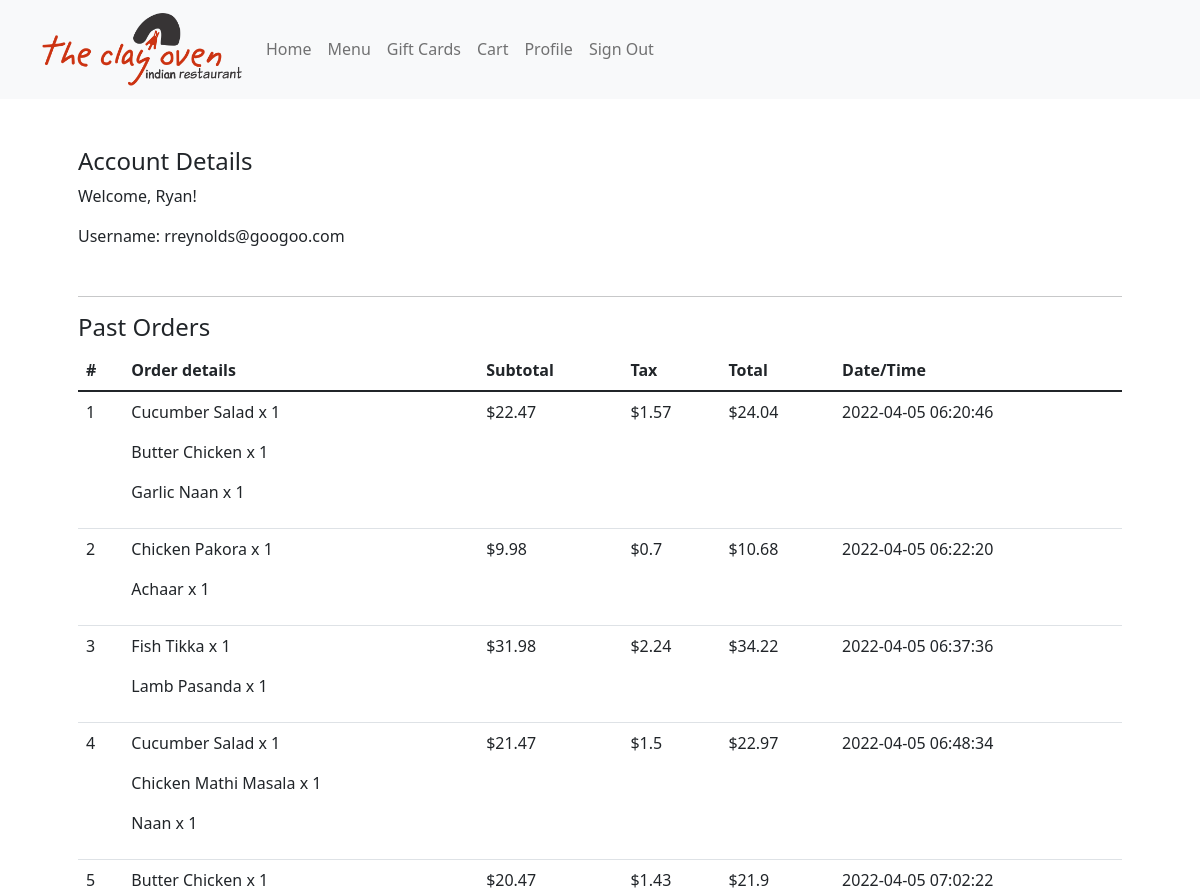
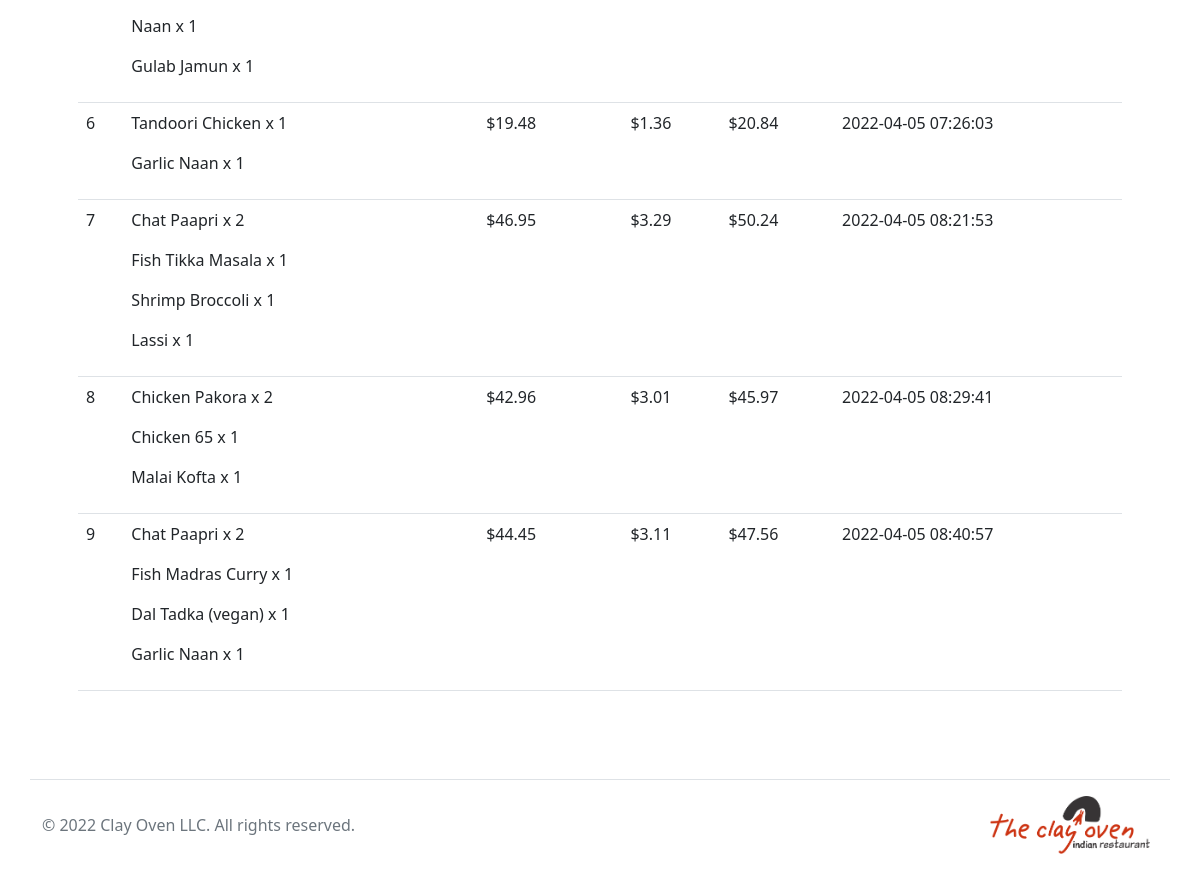
Page /user (signed in) on the committed database (2 pictures, top to bottom).
### tables this page shows
CREATE TABLE users(
'id' INTEGER PRIMARY KEY AUTOINCREMENT NOT NULL UNIQUE,
'email' TEXT NOT NULL,
'hash' TEXT NOT NULL,
'name' TEXT NOT NULL);

CREATE TABLE items(
id INTEGER PRIMARY KEY AUTOINCREMENT UNIQUE NOT NULL,
item TEXT NOT NULL,
price REAL NOT NULL,
desc TEXT,
categoryID INTEGER NOT NULL,
FOREIGN KEY (categoryID) REFERENCES category(id) 
);

CREATE TABLE orders(
    id INTEGER PRIMARY KEY AUTOINCREMENT NOT NULL,
   userID INTEGER NOT NULL,
    receivedAt DATETIME DEFAULT CURRENT_TIMESTAMP NOT NULL,
    selectedItems TEXT NOT NULL,
    subtotal REAL NOT NULL,
    tax REAL NOT NULL,
    tip REAL,
   total REAL NOT NULL,
    readyAt DATETIME, FOREIGN KEY (userID) REFERENCES users(id));

### app.py (the view)
@app.route("/user")
def useracc():
    with connect('restaurant.db') as conn:
        db = conn.cursor()
        rows = db.execute("SELECT name, email FROM users WHERE id=?", [session["user"]]).fetchall()
        name = rows[0][0].split(' ')[0]
        email = rows[0][1]
        results = db.execute("SELECT selectedItems, subtotal, tax, total, receivedAt FROM orders WHERE userID=?", [session["user"]]).fetchall()
        if not results is None:
            orders = {}
            orderInfo = {}
            names = {}
            order_count = 1
            for i in results:
                details = json.loads(i[0])
                subtotal = i[1]
                tax = i[2]
                total = i[3]
                datetime = i[4]
                print(details)
                orders.update({order_count : { "subtotal" : subtotal, "tax": tax, "total": total, "datetime": datetime}})
                for id in details:
                    names[id] = db.execute("SELECT item FROM items WHERE id=?", [id]).fetchall()[0][0]
                orderInfo.update({order_count: details})
                order_count += 1
            print(orders)
            print(orderInfo)
        return render_template('useracc.html', name=name, username=email, sesh=session["user"], orders=orders, details=orderInfo, items=names)

### app.py (called while the page is built)
@app.after_request
def after_request(response):
    response.headers["Cache-Control"] = "no-cache, no-store, must-revalidate"
    response.headers["Expires"] = 0
    response.headers["Pragma"] = "no-cache"
    return response

### templates/useracc.html (shortened to what this page needs)
{% extends 'layout.html' %}
{% block main %}
    <div class="p-5 mx-auto container">
        <h4>Account Details</h4>
            <p>Welcome, {{ name }}!</p>
            <p>Username: {{ username }}</p>
        <hr class="mt-5">
        <h4>Past Orders</h4>
        <table class="table">
            <thead>
            <tr>
                <th scope="col">#</th>
                <th scope="col">Order details</th>
                <th scope="col">Subtotal</th>
                <th scope="col">Tax</th>
                <th scope="col">Total</th>
                <th scope="col">Date/Time</th>
            </tr>
            </thead>
            <tbody>
                {% for i in orders %}
                <tr>
                    <td>{{i}}</td>
                    <td>
                        {% for j in details[i] %}
                        <p>{{items[j]}} x {{details[i][j]}}</p>
                        {% endfor %}
                    </td>
                    <td>${{orders[i]["subtotal"]}}</td>
                    <td>${{orders[i]["tax"]}}</td>
                    <td>${{orders[i]["total"]}}</td>
                    <td>{{orders[i]["datetime"]}}</td>
                </tr>
                {% endfor %}
            </tbody>
        </table>
    </div>
{% endblock %}

### templates/layout.html (shortened to what this page needs)
<!DOCTYPE html>
<html lang="en">
    <head>
        <link href="https://cdn.jsdelivr.net/npm/bootstrap@5.1.3/dist/css/bootstrap.min.css" rel="stylesheet">
        <link href="static/css/static.css" rel="stylesheet">
    </head>
    <body>
        <nav class="navbar navbar-expand-lg navbar-light bg-light">
            <div class="container-sm">
              <a class="navbar-brand" href="/">
                <img src="static/imgs/Logo.png" alt="Clay Oven Indian Restaurant Logo" class="align-text-mid logo">
              </a>
              <div class="collapse navbar-collapse" id="navbarNavDropdown">
                <ul class="navbar-nav">
                  <li class="nav-item">
                    <a class="nav-link" href="/">Home</a>
                  </li>
                  <li class="nav-item">
                    <a class="nav-link" href="/menu">Menu</a>
                  </li>
                  <li class="nav-item">
                    <a class="nav-link" href="/gift">Gift Cards</a>
                  </li>
                  {% if sesh == 0 %}
                  <li class="nav-item">
                    <a class="nav-link" href="/signin">Sign In</a>
                  </li>
                  {% else %}
                  <li class="nav-item">
                    <a class="nav-link" href="/cart">Cart</a>
                  </li>
                  <li class="nav-item">
                    <a class="nav-link" href="/user">Profile</a>
                  </li>
                  <li class="nav-item">
                    <a class="nav-link" href="/signout">Sign Out</a>
                  </li>
                  {% endif %}
                </ul>
              </div>
            </div>
          </nav>
        <main>
            {% block main %}
            {% endblock %}
        </main>
        <footer class="d-flex flex-wrap justify-content-between align-items-center py-3 my-4 border-top container-sm">
            <div class="col-md-4 d-flex align-items-center">
            <span class="text-muted">© 2022 Clay Oven LLC. All rights reserved.</span>
            </div>
            <ul class="nav col-md-4 justify-content-end list-unstyled d-flex">
                <a href="/" class="mb-3 me-2 mb-md-0 text-muted text-decoration-none lh-1">
                    <img src="static/imgs/Logo.png" alt="Clay Oven Indian Restaurant Logo" class="align-text-mid logo">
                </a>
            </ul>
        </footer>
    </body>
</html>

### static/css/static.css (style rules this page uses)
.logo { height: auto; width: 10em; }

### rows in the picture
users: email "rreynolds@googoo.com"
items: item "Cucumber Salad" "Cucumber Salad"
items: item "Butter Chicken" "Butter Chicken"
items: item "Garlic Naan" "Garlic Naan" "Garlic Naan"
orders: subtotal "22.47", tax "1.57", total "24.04", receivedAt "2022-04-05 06:20:46"
items: item "Chicken Pakora" "Chicken Pakora"
items: item "Achaar"
orders: subtotal "9.98", tax "0.7", total "10.68", receivedAt "2022-04-05 06:22:20"
items: item "Fish Tikka"
items: item "Lamb Pasanda"
orders: subtotal "31.98", tax "2.24", total "34.22", receivedAt "2022-04-05 06:37:36"
items: item "Chicken Mathi Masala"
items: item "Naan" "Naan"
orders: subtotal "21.47", tax "1.5", total "22.97", receivedAt "2022-04-05 06:48:34"
items: item "Gulab Jamun"
orders: subtotal "20.47", tax "1.43", total "21.9", receivedAt "2022-04-05 07:02:22"
items: item "Tandoori Chicken"
orders: subtotal "19.48", tax "1.36", total "20.84", receivedAt "2022-04-05 07:26:03"
items: item "Chat Paapri" "Chat Paapri"
items: item "Fish Tikka Masala"
items: item "Shrimp Broccoli"
items: item "Lassi"
orders: subtotal "46.95", tax "3.29", total "50.24", receivedAt "2022-04-05 08:21:53"
items: item "Chicken 65"
items: item "Malai Kofta"
orders: subtotal "42.96", tax "3.01", total "45.97", receivedAt "2022-04-05 08:29:41"
items: item "Fish Madras Curry"
items: item "Dal Tadka (vegan)"
orders: subtotal "44.45", tax "3.11", total "47.56", receivedAt "2022-04-05 08:40:57"

### other values in the picture
{{ name }} "Ryan"
{{ i }} "1" "2" "3" "4" "5" "6" "7" "8" "9"
{{ details[i][j] }} "1" "1" "1" "1" "1" "1" "1" "1" "1" "1" "1" "1" "1" "1" "1" "2" "1" "1" "1" "2" "1" "1" "2" "1" "1" "1"
